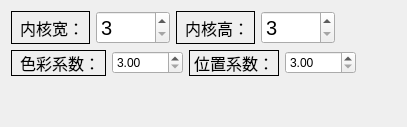
                 <widget class="QWidget" name="blurPara">
                  <layout class="QVBoxLayout" name="verticalLayout_34">
                   <item>
                    <layout class="QHBoxLayout" name="horizontalLayout_45" stretch="1,1,1,1,3">
                     <item>
                      <widget class="QLabel" name="label_83">
                       <property name="font">
                        <font>
                         <family>楷体</family>
                         <pointsize>12</pointsize>
                         <underline>false</underline>
                        </font>
                       </property>
                       <property name="frameShape">
                        <enum>QFrame::Box</enum>
                       </property>
                       <property name="text">
                        <string> 内核宽：</string>
                       </property>
                      </widget>
                     </item>
                     <item>
                      <widget class="QSpinBox" name="blurKernelW">
                       <property name="font">
                        <font>
                         <pointsize>15</pointsize>
                         <underline>false</underline>
                        </font>
                       </property>
                       <property name="minimum">
                        <number>3</number>
                       </property>
                       <property name="maximum">
                        <number>9999</number>
                       </property>
                       <property name="singleStep">
                        <number>1</number>
                       </property>
                       <property name="value">
                        <number>3</number>
                       </property>
                      </widget>
                     </item>
                     <item>
                      <widget class="QLabel" name="label_84">
                       <property name="font">
                        <font>
                         <family>楷体</family>
                         <pointsize>12</pointsize>
                         <underline>false</underline>
                        </font>
                       </property>
                       <property name="frameShape">
                        <enum>QFrame::Box</enum>
                       </property>
                       <property name="text">
                        <string> 内核高：</string>
                       </property>
                      </widget>
                     </item>
                     <item>
                      <widget class="QSpinBox" name="blurKernelH">
                       <property name="font">
                        <font>
                         <pointsize>15</pointsize>
                         <underline>false</underline>
                        </font>
                       </property>
                       <property name="minimum">
                        <number>3</number>
                       </property>
                       <property name="maximum">
                        <number>9999</number>
                       </property>
                       <property name="singleStep">
                        <number>1</number>
                       </property>
                       <property name="value">
                        <number>3</number>
                       </property>
                      </widget>
                     </item>
                     <item>
                      <spacer name="horizontalSpacer_26">
                       <property name="orientation">
                        <enum>Qt::Horizontal</enum>
                       </property>
                       <property name="sizeHint" stdset="0">
                        <size>
                         <width>40</width>
                         <height>20</height>
                        </size>
                       </property>
                      </spacer>
                     </item>
                    </layout>
                   </item>
                   <item>
                    <layout class="QHBoxLayout" name="horizontalLayout_46" stretch="1,1,1,1,3">
                     <property name="sizeConstraint">
                      <enum>QLayout::SetDefaultConstraint</enum>
                     </property>
                     <item>
                      <widget class="QLabel" name="label_85">
                       <property name="font">
                        <font>
                         <family>楷体</family>
                         <pointsize>12</pointsize>
                         <underline>false</underline>
                        </font>
                       </property>
                       <property name="frameShape">
                        <enum>QFrame::Box</enum>
                       </property>
                       <property name="text">
                        <string> 色彩系数：</string>
                       </property>
                      </widget>
                     </item>
                     <item>
                      <widget class="QDoubleSpinBox" name="blur_sigmaColor">
                       <property name="font">
                        <font>
                         <underline>false</underline>
                        </font>
                       </property>
                       <property name="minimum">
                        <double>3.000000000000000</double>
                       </property>
                       <property name="maximum">
                        <double>9999.000000000000000</double>
                       </property>
                      </widget>
                     </item>
                     <item>
                      <widget class="QLabel" name="label_86">
                       <property name="font">
                        <font>
                         <family>楷体</family>
                         <pointsize>12</pointsize>
                         <underline>false</underline>
                        </font>
                       </property>
                       <property name="frameShape">
                        <enum>QFrame::Box</enum>
                       </property>
                       <property name="text">
                        <string>位置系数：</string>
                       </property>
                      </widget>
                     </item>
                     <item>
                      <widget class="QDoubleSpinBox" name="blur_sigmaSpace">
                       <property name="font">
                        <font>
                         <weight>50</weight>
                         <bold>false</bold>
                         <underline>false</underline>
                        </font>
                       </property>
                       <property name="minimum">
                        <double>3.000000000000000</double>
                       </property>
                       <property name="maximum">
                        <double>9999.000000000000000</double>
                       </property>
                      </widget>
                     </item>
                     <item>
                      <spacer name="horizontalSpacer_25">
                       <property name="orientation">
                        <enum>Qt::Horizontal</enum>
                       </property>
                       <property name="sizeHint" stdset="0">
                        <size>
                         <width>40</width>
                         <height>20</height>
                        </size>
                       </property>
                      </spacer>
                     </item>
                    </layout>
                   </item>
                   <item>
                    <spacer name="verticalSpacer_25">
                     <property name="orientation">
                      <enum>Qt::Vertical</enum>
                     </property>
                     <property name="sizeHint" stdset="0">
                      <size>
                       <width>20</width>
                       <height>40</height>
                      </size>
                     </property>
                    </spacer>
                   </item>
                  </layout>
                 </widget>
